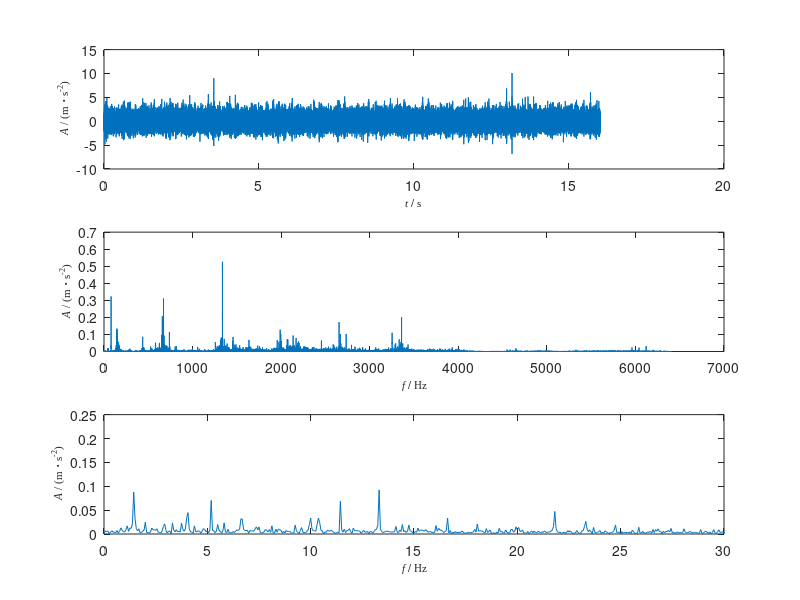

The MATLAB script that drew this image: (Note: this script raises an error after producing the figure.)
% =========================================================================
%                          Written by Yi Qin
% =========================================================================
clc
clear
close all

load sungearbroken    %% input speed 40Hz, the sun gear has a broken tooth, and the fault characteristic frequency is 5.2Hz
fs= 12800;   %% sampling frequency
N=length(x);
t=(0:N-1)/fs;

hl=figure(1);
p_vect=[700 400 660 540];
set(hl,'Position',p_vect);
%% plot original signal
subplot(311)
plot(t,x)
xlabel('\fontsize{11}\fontname{Times New Roman}\itt\rm\bf / \rms');
ylabel('\fontsize{11}\fontname{Times New Roman}\it A\rm{ / (m }\bf{\cdot}\rm s^{-2})');

%% plot frequency spectrum
subplot(312)
aa=abs(fft(x));

df = fs/N;               
ff1 = (0:floor(N/2)-1)*df;      
aa1= 2*aa(1:floor(N/2))/N;
aa1(1)=0;
plot(ff1, aa1);
xlabel('\fontsize{11}\fontname{Times New Roman}\it f\rm\bf / \rmHz');
ylabel('\fontsize{11}\fontname{Times New Roman}\it A\rm{ / (m }\bf{\cdot}\rm s^{-2})');

%% plot envelope spectrum
subplot(313)
aa=abs(fft(abs(hilbert(x))));
N=length(aa);
df = fs/N;               
ff1 = (0:floor(N/2)-1)*df;      
aa1= 2*aa(1:floor(N/2))/N;
aa1(1)=0;
plot(ff1, aa1);
xlabel('\fontsize{11}\fontname{Times New Roman}\it f\rm\bf / \rmHz');
ylabel('\fontsize{11}\fontname{Times New Roman}\it A\rm{ / (m }\bf{\cdot}\rm s^{-2})');
xlim([0 30])


c = Fast_Kurtogram(x,6,fs);   
ccc=resample(real(c),length(x),length(c));
hl=figure(4);
p_vect=[700 400 660 400];
set(hl,'Position',p_vect);
subplot(211)
 plot(t,real(ccc))
 xlim([0 max(t)])
xlabel('\fontsize{11}\fontname{Times New Roman}\itt\rm\bf / \rms');
ylabel('\fontsize{11}\fontname{Times New Roman}\it A\rm{ / (m }\bf{\cdot}\rm s^{-2})');

subplot(212)
env=abs(hilbert(ccc));
aa=abs(fft(env));
N=length(aa);
df = fs/length(x);               
ff1 = (0:floor(N/2)-1)*df;      
aa1= 2*aa(1:floor(N/2))/N;
aa1(1)=aa1(1)/2;        
aa1(1)=0;
plot(ff1, aa1);
xlabel('\fontsize{11}\fontname{Times New Roman}\it f\rm\bf {/} \rmHz');
ylabel('\fontsize{11}\fontname{Times New Roman}\it A\rm{ / (m }\bf{\cdot}\rm s^{-2})');
xlim([0 30])